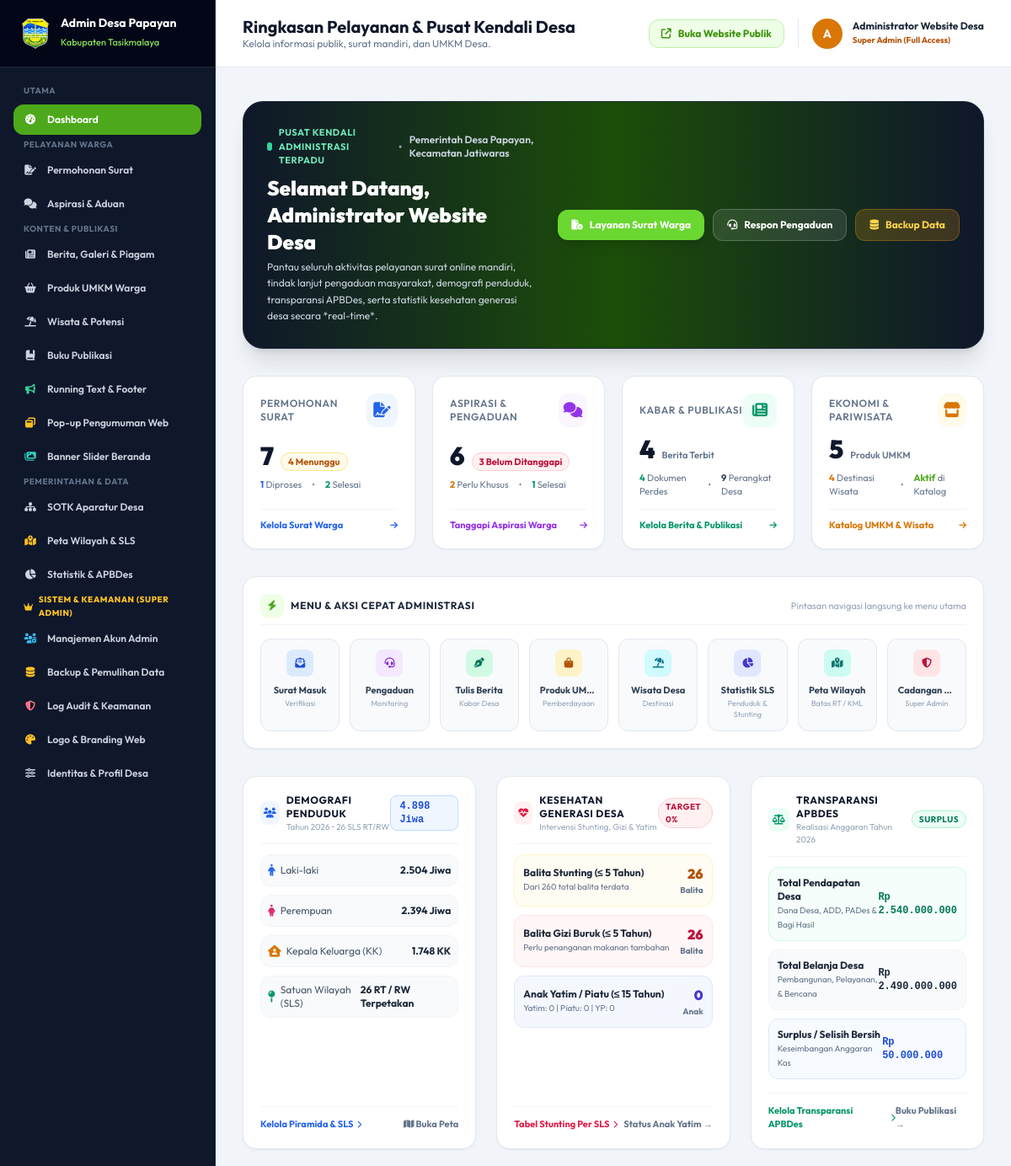
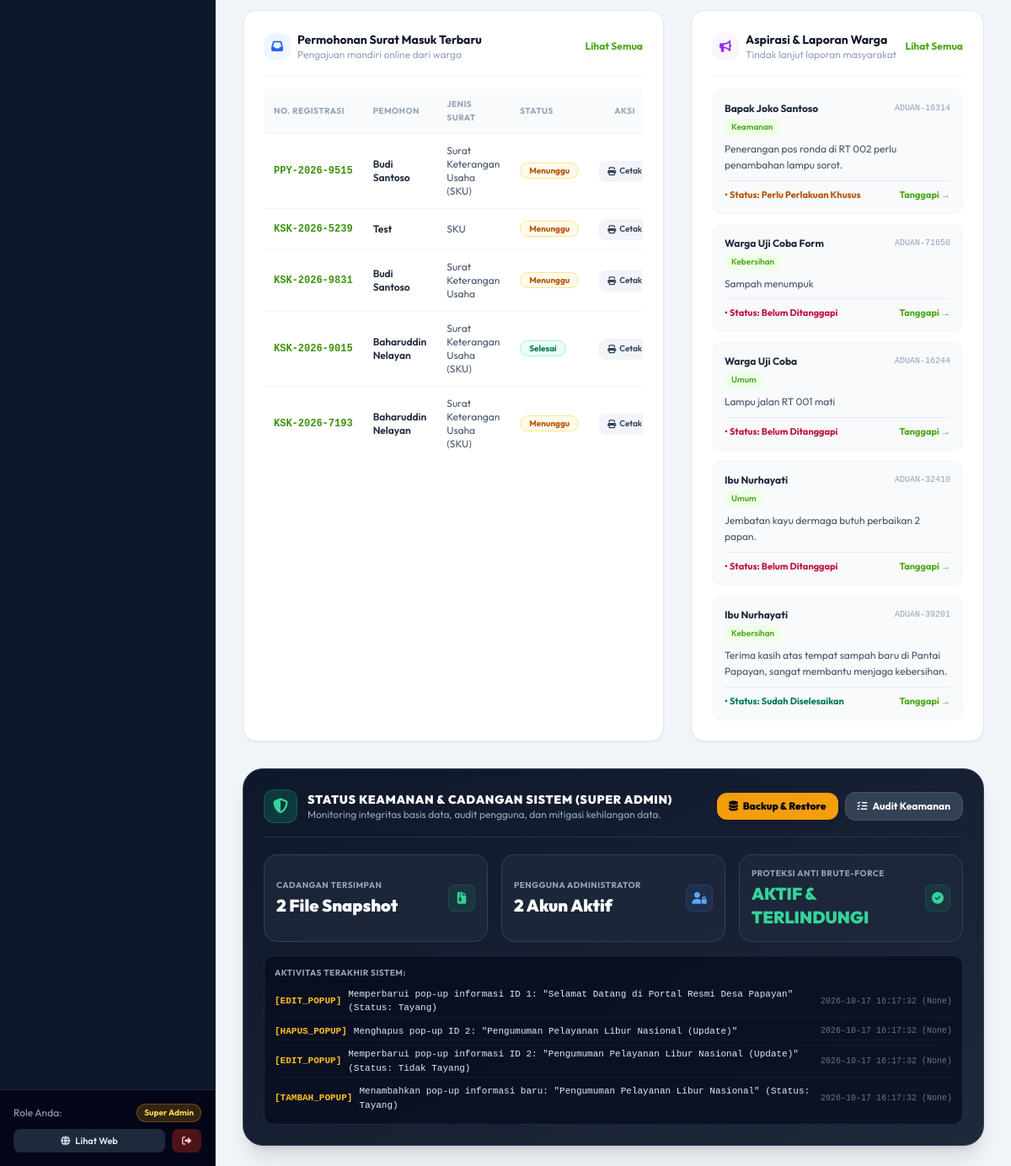
Page /admin (signed in) on the earlier database version (2 pictures, top to bottom).
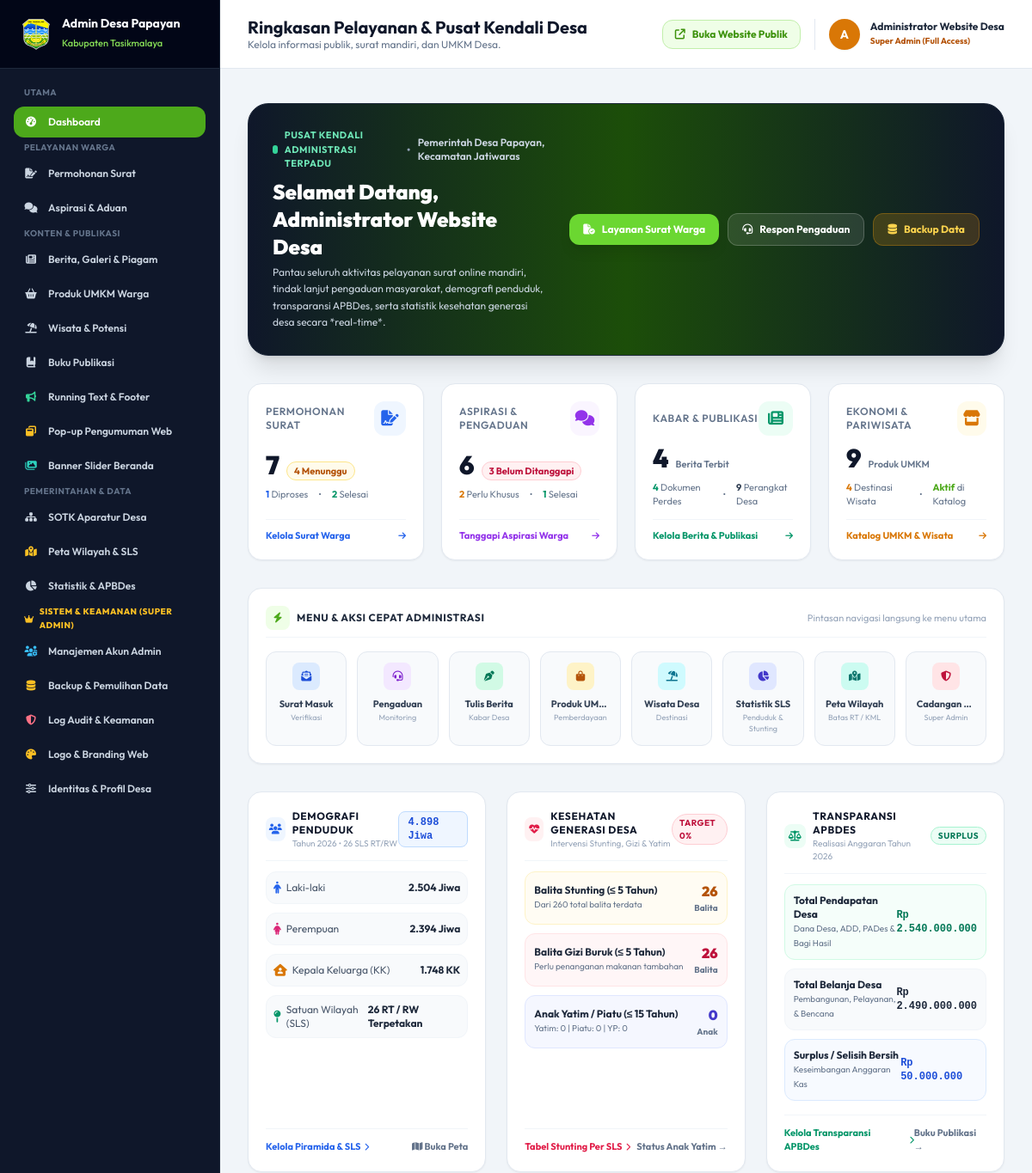
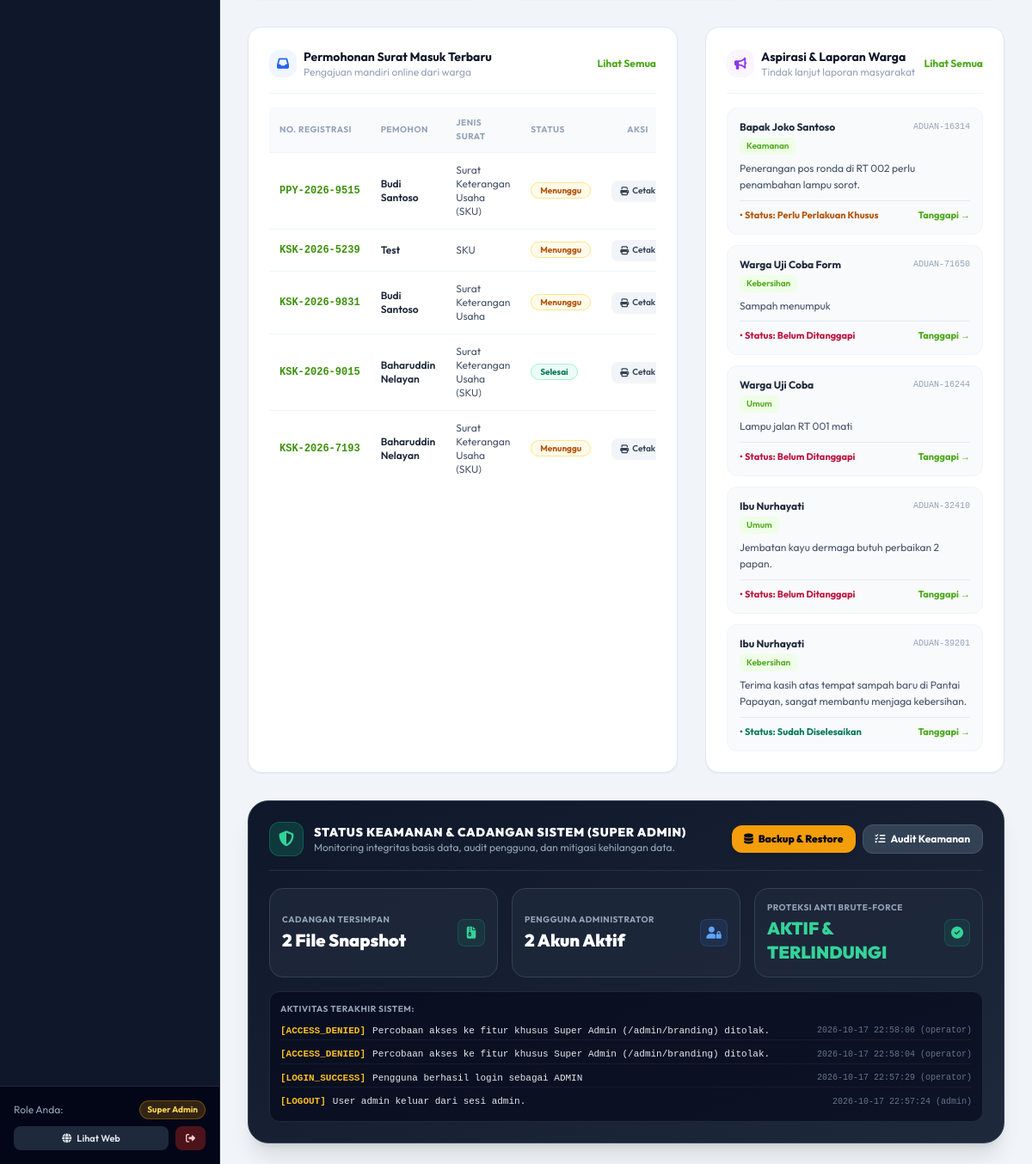
Same page on the later database version (2 pictures, top to bottom).
### tables this page shows
CREATE TABLE layanan_surat (
        id INTEGER PRIMARY KEY AUTOINCREMENT,
        no_reg TEXT UNIQUE NOT NULL,
        jenis_surat TEXT NOT NULL,
        nik TEXT NOT NULL,
        nama TEXT NOT NULL,
        wa TEXT NOT NULL,
        dusun TEXT NOT NULL,
        rt TEXT NOT NULL,
        keperluan TEXT NOT NULL,
        status TEXT DEFAULT 'Menunggu',
        catatan_admin TEXT,
        created_at TIMESTAMP DEFAULT CURRENT_TIMESTAMP
    );

CREATE TABLE pengaduan (
        id INTEGER PRIMARY KEY AUTOINCREMENT,
        no_tiket TEXT UNIQUE NOT NULL,
        nama TEXT NOT NULL,
        kontak TEXT NOT NULL,
        kategori TEXT NOT NULL,
        pesan TEXT NOT NULL,
        status TEXT DEFAULT 'Menunggu',
        tanggapan_admin TEXT,
        created_at TIMESTAMP DEFAULT CURRENT_TIMESTAMP
    , lampiran TEXT, uraian_tindak_lanjut TEXT);

CREATE TABLE activity_logs (
        id INTEGER PRIMARY KEY AUTOINCREMENT,
        user_id INTEGER,
        username TEXT,
        action TEXT NOT NULL,
        details TEXT,
        ip_address TEXT,
        user_agent TEXT,
        created_at TIMESTAMP DEFAULT CURRENT_TIMESTAMP
    );

### app.py (the view)
@app.route('/admin')
@login_required
def admin_dashboard():
    conn = get_db()
    cursor = conn.cursor()
    cursor.execute("SELECT COUNT(*) FROM layanan_surat")
    total_surat = cursor.fetchone()[0] or 0
    cursor.execute("SELECT COUNT(*) FROM layanan_surat WHERE status = 'Menunggu'")
    surat_pending = cursor.fetchone()[0] or 0
    cursor.execute("SELECT COUNT(*) FROM layanan_surat WHERE status = 'Diproses'")
    surat_proses = cursor.fetchone()[0] or 0
    cursor.execute("SELECT COUNT(*) FROM layanan_surat WHERE status = 'Selesai'")
    surat_selesai = cursor.fetchone()[0] or 0
    cursor.execute("SELECT COUNT(*) FROM pengaduan")
    total_aduan = cursor.fetchone()[0] or 0
    cursor.execute("SELECT COUNT(*) FROM pengaduan WHERE status = 'Belum Ditanggapi' OR status = 'Menunggu'")
    aduan_pending = cursor.fetchone()[0] or 0
    cursor.execute("SELECT COUNT(*) FROM pengaduan WHERE status = 'Perlu Perlakuan Khusus'")
    aduan_khusus = cursor.fetchone()[0] or 0
    cursor.execute("SELECT COUNT(*) FROM pengaduan WHERE status = 'Sudah Diselesaikan' OR status = 'Selesai'")
    aduan_selesai = cursor.fetchone()[0] or 0
    cursor.execute("SELECT COUNT(*) FROM berita")
    total_berita = cursor.fetchone()[0] or 0
    cursor.execute("SELECT COUNT(*) FROM umkm")
    total_umkm = cursor.fetchone()[0] or 0
    cursor.execute("SELECT COUNT(*) FROM wisata")
    total_wisata = cursor.fetchone()[0] or 0
    cursor.execute("SELECT COUNT(*) FROM buku_publikasi")
    total_publikasi = cursor.fetchone()[0] or 0
    cursor.execute("SELECT COUNT(*) FROM perangkat_desa")
    total_perangkat = cursor.fetchone()[0] or 0
    cursor.execute("SELECT * FROM statistik WHERE total_penduduk > 0 ORDER BY tahun DESC LIMIT 1")
    stat_row = cursor.fetchone()
    if not stat_row:
        cursor.execute("SELECT * FROM statistik ORDER BY tahun DESC LIMIT 1")
        stat_row = cursor.fetchone()
    stat_penduduk = dict(stat_row or {})
    cursor.execute("SELECT COUNT(*) FROM statistik_sls WHERE tahun = ?", (stat_penduduk.get('tahun', 2026),))
    total_sls = cursor.fetchone()[0] or 26
    tahun_stat = stat_penduduk.get('tahun', 2026)
    cursor.execute("SELECT SUM(anak_stunting), SUM(jumlah_anak_balita) FROM statistik_stunting WHERE tahun = ?", (tahun_stat,))
    stunt_res = cursor.fetchone()
    total_stunting = (stunt_res[0] if stunt_res and stunt_res[0] is not None else 0)
    total_balita = (stunt_res[1] if stunt_res and stunt_res[1] is not None else 0)
    cursor.execute("SELECT SUM(anak_gizi_buruk) FROM statistik_gizi_buruk WHERE tahun = ?", (tahun_stat,))
    gizi_res = cursor.fetchone()
    total_gizi_buruk = (gizi_res[0] if gizi_res and gizi_res[0] is not None else 0)
    cursor.execute("SELECT SUM(anak_yatim), SUM(anak_piatu), SUM(yatim_piatu) FROM statistik_anak WHERE tahun = ?", (tahun_stat,))
    anak_res = cursor.fetchone()
    anak_yatim = (anak_res[0] if anak_res and anak_res[0] is not None else 0)
    anak_piatu = (anak_res[1] if anak_res and anak_res[1] is not None else 0)
    anak_yp = (anak_res[2] if anak_res and anak_res[2] is not None else 0)
    total_yatim_semua = anak_yatim + anak_piatu + anak_yp
    cursor.execute("SELECT * FROM apbdes WHERE id = 1")
    apbdes_row = cursor.fetchone()
    apbdes_data = dict(apbdes_row or {})
    cursor.execute("SELECT * FROM layanan_surat ORDER BY id DESC LIMIT 5")
    recent_surat = [dict(row) for row in cursor.fetchall()]
    cursor.execute("SELECT * FROM pengaduan ORDER BY id DESC LIMIT 5")
    recent_aduan = [dict(row) for row in cursor.fetchall()]
    cursor.execute("SELECT * FROM activity_logs ORDER BY id DESC LIMIT 4")
    recent_logs = [dict(r) for r in cursor.fetchall()]
    cursor.execute("SELECT COUNT(*) FROM users")
    total_users = cursor.fetchone()[0] or 0
    conn.close()
    backup_dir = os.path.join(os.path.dirname(__file__), 'backups')
    total_backups = len([f for f in os.listdir(backup_dir) if os.path.isfile(os.path.join(backup_dir, f))]) if os.path.exists(backup_dir) else 0
    metrics = {
        'total_surat': total_surat,
        'surat_pending': surat_pending,
        'surat_proses': surat_proses,
        'surat_selesai': surat_selesai,
        'total_aduan': total_aduan,
        'aduan_pending': aduan_pending,
        'aduan_khusus': aduan_khusus,
        'aduan_selesai': aduan_selesai,
        'total_berita': total_berita,
        'total_umkm': total_umkm,
        'total_wisata': total_wisata,
        'total_publikasi': total_publikasi,
        'total_perangkat': total_perangkat,
        'stat_penduduk': stat_penduduk,
        'total_sls': total_sls,
        'total_stunting': total_stunting,
        'total_balita': total_balita,
        'total_gizi_buruk': total_gizi_buruk,
        'total_yatim_semua': total_yatim_semua,
        'anak_yatim': anak_yatim,
        'anak_piatu': anak_piatu,
        'anak_yp': anak_yp,
        'apbdes_data': apbdes_data,
        'total_users': total_users,
        'total_backups': total_backups
    }
    return render_template(
        'admin/dashboard.html',
        metrics=metrics,
        recent_surat=recent_surat,
        recent_aduan=recent_aduan,
        recent_logs=recent_logs
    )

### app.py (called while the page is built)
@app.before_request
def track_visitor_hit():
    if request.method == 'GET' and not (
        request.path.startswith('/static') or
        request.path.startswith('/admin') or
        request.path.startswith('/api')
    ):
        try:
            record_visitor_hit()
        except Exception:
            pass

def login_required(f):
    @wraps(f)
    def decorated_function(*args, **kwargs):
        if 'user_id' not in session:
            flash('Silakan login terlebih dahulu untuk mengakses panel admin.', 'warning')
            return redirect(url_for('admin_login'))
        return f(*args, **kwargs)
    return decorated_function

### database.py (called while the page is built)
def get_db():
    conn = sqlite3.connect(DB_PATH)
    conn.row_factory = sqlite3.Row
    return conn

### security_engine.py (called while the page is built, shortened)
def get_client_ip():
    forwarded = request.headers.get('X-Forwarded-For')
    if forwarded:
        return forwarded.split(',')[0].strip()
    return request.headers.get('X-Real-IP', request.remote_addr or '127.0.0.1')

    def _cleanup(self, now):
        if now - self._last_cleanup < 60:
            return

### templates/admin/dashboard.html (shortened to what the changed rows need)
{% extends "base_admin.html" %}
{% block header_title %}Ringkasan Pelayanan & Pusat Kendali Desa{% endblock %}
{% block content %}
<div class="space-y-8">
  <div class="bg-gradient-to-r from-slate-900 via-brand-900 to-slate-900 text-white rounded-3xl p-6 sm:p-7 shadow-xl border border-slate-800 relative overflow-hidden">
    <div class="flex flex-col lg:flex-row lg:items-center justify-between gap-6 relative z-10">
      <div>
        <h2 class="text-xl sm:text-2xl font-black text-white">Selamat Datang, {{ session.get('nama') or 'Administrator' }}</h2>
      </div>
    </div>
  </div>
  <div class="grid grid-cols-1 sm:grid-cols-2 lg:grid-cols-4 gap-5">
    <div class="bg-white p-5 rounded-2xl border border-slate-200 shadow-sm flex flex-col justify-between hover:border-amber-300 transition group">
      <div class="mt-2">
        <div class="flex items-baseline gap-2">
          <span class="text-3xl font-black text-slate-900">{{ metrics.total_umkm }}</span>
          <span class="text-[11px] font-semibold text-slate-500">Produk UMKM</span>
        </div>
      </div>
    </div>
  </div>
          {% set selisih = (metrics.apbdes_data.pendapatan_total or 0) - (metrics.apbdes_data.belanja_total or 0) %}
  <div class="grid grid-cols-1 lg:grid-cols-12 gap-8">
    <div class="lg:col-span-7 bg-white rounded-2xl border border-slate-200 p-6 shadow-sm">
      <div class="overflow-x-auto">
        <table class="w-full text-xs text-left">
          <thead class="text-[10px] uppercase text-slate-400 bg-slate-50 border-b border-slate-100 font-bold tracking-wider">
            <tr>
              <th class="py-2.5 px-3">No. Registrasi</th>
              <th class="py-2.5 px-3">Pemohon</th>
              <th class="py-2.5 px-3">Jenis Surat</th>
              <th class="py-2.5 px-3">Status</th>
              <th class="py-2.5 px-3 text-center">Aksi</th>
            </tr>
          </thead>
          <tbody class="divide-y divide-slate-100">
            {% for s in recent_surat %}
            <tr class="hover:bg-slate-50 transition">
              <td class="py-3 px-3 font-mono font-bold text-brand-800 whitespace-nowrap">{{ s.no_reg }}</td>
              <td class="py-3 px-3 font-semibold text-slate-800">{{ s.nama }}</td>
              <td class="py-3 px-3 text-slate-600">{{ s.jenis_surat }}</td>
              <td class="py-3 px-3 whitespace-nowrap">
                {% if s.status == 'Menunggu' %}
                  <span class="px-2.5 py-0.5 rounded-full bg-amber-50 text-amber-700 border border-amber-200 font-bold text-[10px]">Menunggu</span>
                {% elif s.status == 'Diproses' %}
                  <span class="px-2.5 py-0.5 rounded-full bg-blue-50 text-blue-700 border border-blue-200 font-bold text-[10px]">Diproses</span>
                {% elif s.status == 'Selesai' %}
                  <span class="px-2.5 py-0.5 rounded-full bg-emerald-50 text-emerald-700 border border-emerald-200 font-bold text-[10px]">Selesai</span>
                {% else %}
                  <span class="px-2.5 py-0.5 rounded-full bg-rose-50 text-rose-700 border border-rose-200 font-bold text-[10px]">{{ s.status }}</span>
                {% endif %}
              </td>
              <td class="py-3 px-3 text-center whitespace-nowrap">
                <a href="{{ url_for('cetak_surat', no_reg=s.no_reg) }}" target="_blank" class="px-2.5 py-1 rounded-lg bg-slate-100 hover:bg-slate-200 text-slate-700 font-semibold text-[10px] inline-flex items-center gap-1 transition shadow-sm">
                  <i class="fa-solid fa-print"></i> Cetak
                </a>
              </td>
            </tr>
            {% else %}
            <tr>
              <td colspan="5" class="py-8 text-center text-slate-400">Belum ada permohonan surat masuk.</td>
            </tr>
            {% endfor %}
          </tbody>
        </table>
      </div>
    </div>
    <div class="lg:col-span-5 bg-white rounded-2xl border border-slate-200 p-6 shadow-sm">
      <div class="space-y-3">
        {% for a in recent_aduan %}
        <div class="p-3.5 rounded-xl bg-slate-50 border border-slate-100 text-xs hover:border-purple-200 transition">
          <div class="flex items-center justify-between mb-1">
            <span class="font-bold text-slate-800">{{ a.nama }}</span>
            <span class="text-[10px] font-mono text-slate-400">{{ a.no_tiket }}</span>
          </div>
          <span class="inline-block text-[10px] font-semibold text-brand-700 bg-brand-50 px-2 py-0.5 rounded-md mb-1.5">{{ a.kategori }}</span>
          <p class="text-slate-600 line-clamp-2 leading-relaxed">{{ a.pesan }}</p>
          <div class="mt-2 pt-2 border-t border-slate-200/80 flex items-center justify-between text-[11px]">
            <span class="font-bold {% if a.status == 'Sudah Diselesaikan' or a.status == 'Selesai' %}text-emerald-700{% elif a.status == 'Perlu Perlakuan Khusus' %}text-amber-700{% else %}text-rose-700{% endif %}">
              • Status: {{ a.status }}
            </span>
            <a href="{{ url_for('admin_pengaduan') }}" class="text-brand-700 font-bold hover:underline">Tanggapi &rarr;</a>
          </div>
        </div>
        {% else %}
        <p class="text-xs text-slate-400 text-center py-8">Belum ada aspirasi atau pengaduan warga.</p>
        {% endfor %}
      </div>
    </div>
  </div>
  {% if session.get('role') == 'superadmin' %}
  <div class="bg-gradient-to-br from-slate-900 to-slate-800 rounded-3xl p-6 text-white shadow-xl border border-slate-700">
    {% if recent_logs %}
    <div class="rounded-xl bg-slate-950/60 p-3 border border-slate-800">
      <div class="space-y-1.5 text-[11px] font-mono">
        {% for log in recent_logs %}
        <div class="flex items-center justify-between text-slate-300 py-0.5 border-b border-slate-800/50 last:border-none">
          <span class="flex items-center gap-2">
            <span class="text-amber-400 font-bold">[{{ log.action }}]</span>
            <span class="text-slate-200">{{ log.details or '-' }}</span>
          </span>
          <span class="text-slate-500 text-[10px] whitespace-nowrap">{{ log.created_at }} ({{ log.username }})</span>
        </div>
        {% endfor %}
      </div>
    </div>
    {% endif %}
  </div>
  {% endif %}
</div>
{% endblock %}

Differences in the rows shown:
no longer on this page (row unchanged): activity_logs: action "EDIT_POPUP", details "Memperbarui pop-up informasi ID 1: \"Selamat Datang di Portal Resmi Desa Papayan\" (Status: Tayang)", created_at "2026-10-17 16:17:32", username "None"
no longer on this page (row unchanged): activity_logs: action "HAPUS_POPUP", details "Menghapus pop-up ID 2: \"Pengumuman Pelayanan Libur Nasional (Update)\"", created_at "2026-10-17 16:17:32", username "None"
no longer on this page (row unchanged): activity_logs: action "EDIT_POPUP", details "Memperbarui pop-up informasi ID 2: \"Pengumuman Pelayanan Libur Nasional (Update)\" (Status: Tidak Tayang)", created_at "2026-10-17 16:17:32", username "None"
no longer on this page (row unchanged): activity_logs: action "TAMBAH_POPUP", details "Menambahkan pop-up informasi baru: \"Pengumuman Pelayanan Libur Nasional\" (Status: Tayang)", created_at "2026-10-17 16:17:32", username "None"
added activity_logs: action "ACCESS_DENIED", details "Percobaan akses ke fitur khusus Super Admin (/admin/branding) ditolak.", created_at "2026-10-17 22:58:06", username "operator"
added activity_logs: action "ACCESS_DENIED", details "Percobaan akses ke fitur khusus Super Admin (/admin/branding) ditolak.", created_at "2026-10-17 22:58:04", username "operator"
added activity_logs: action "LOGIN_SUCCESS", details "Pengguna berhasil login sebagai ADMIN", created_at "2026-10-17 22:57:29", username "operator"
added activity_logs: action "LOGOUT", details "User admin keluar dari sesi admin.", created_at "2026-10-17 22:57:24", username "admin"
Other differences:
{{ metrics.total_umkm }}: "5" → "9"
